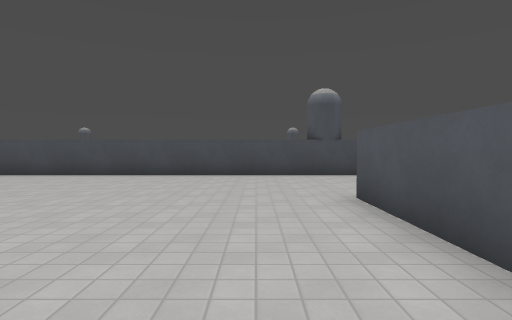
[1] (above)

22 first-person views from a walk through a level from a Godot 3-D game. The camera is 1.3 m above the floor, tilts 2° down and sees 80° across. The floor is counted in squares, 1.8 m on a side. Each view is taken from the middle of a square. On the plan, view 1 faces up. The plan holds only what a view shows up to about 10 squares ahead; the rest is blank. The place goes on beyond the plan. Surface patterns are stand-ins for the level's own textures.

[2]
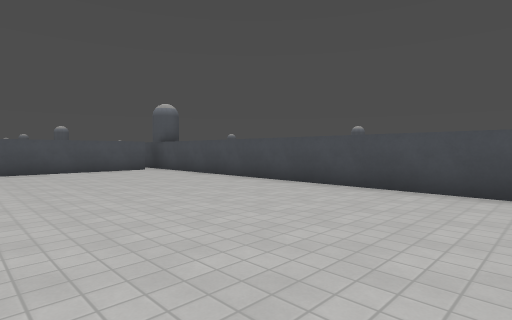

[3]
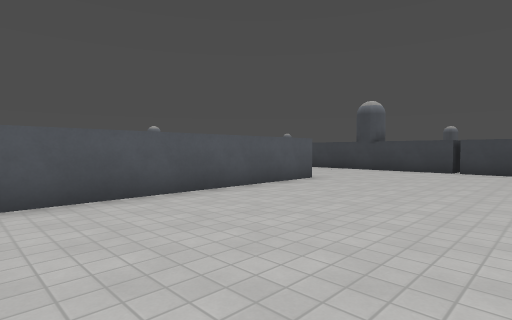

[4]
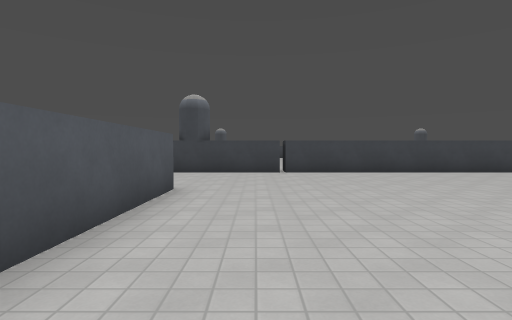

[5]
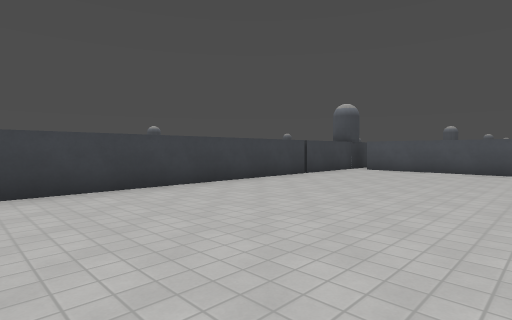

[6]
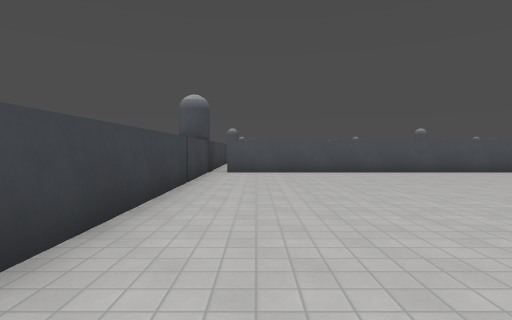

[7]
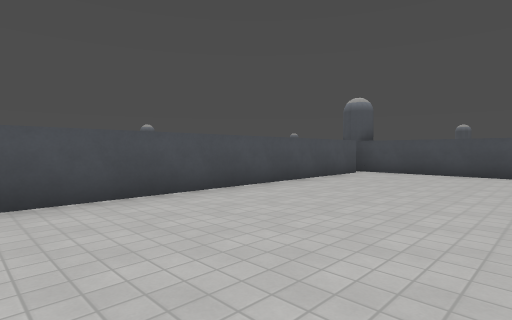

[8]
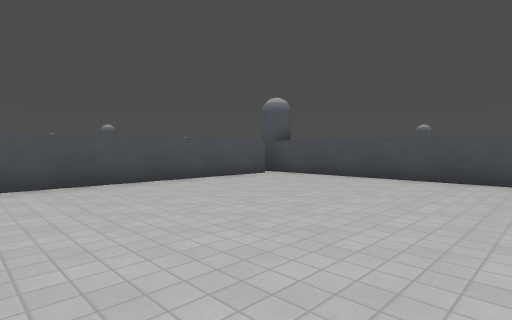

[9]
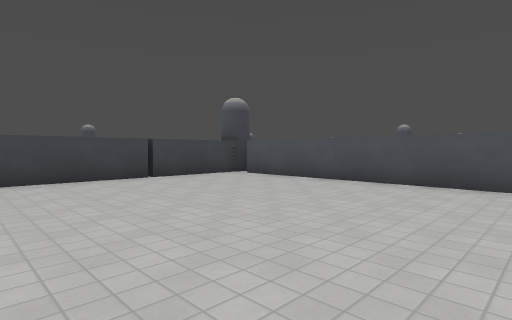

[10]
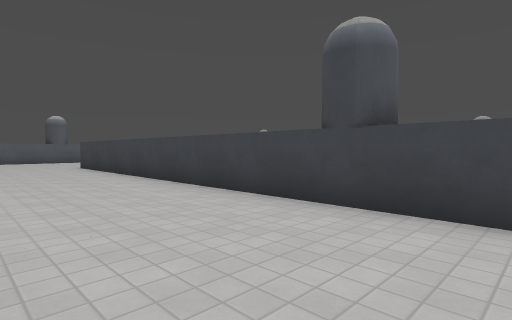

[11]
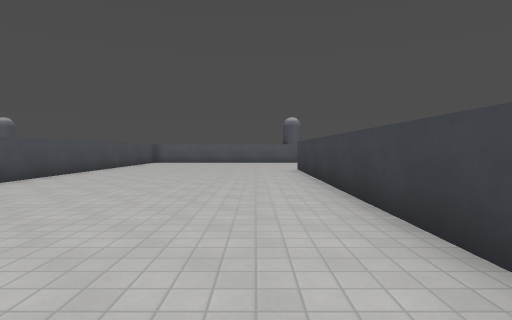

[12]
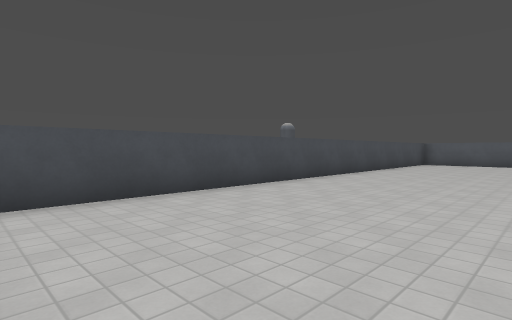

[13]
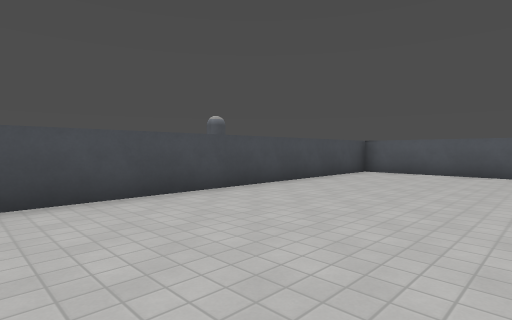

[14]
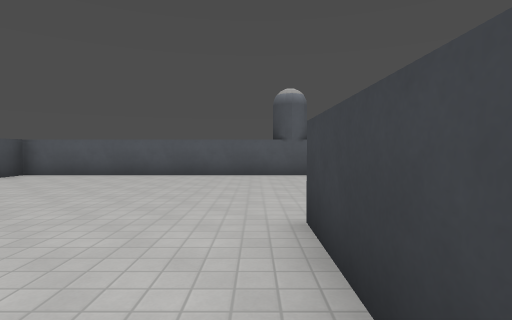

[15]
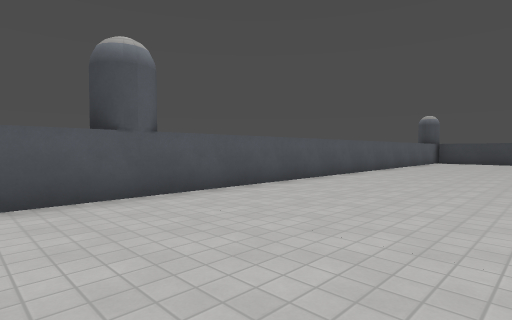

[16]
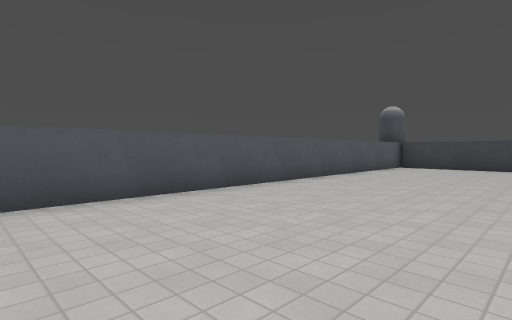

[17]
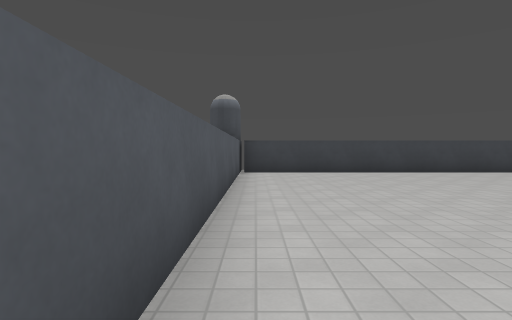

[18]
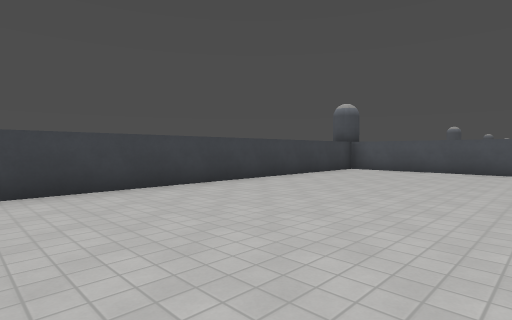

[19]
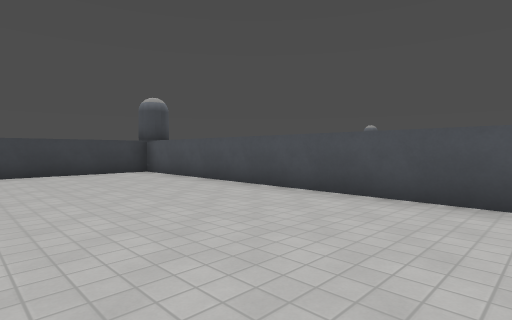

[20]
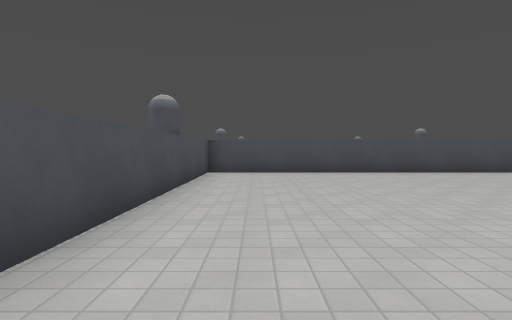

[21]
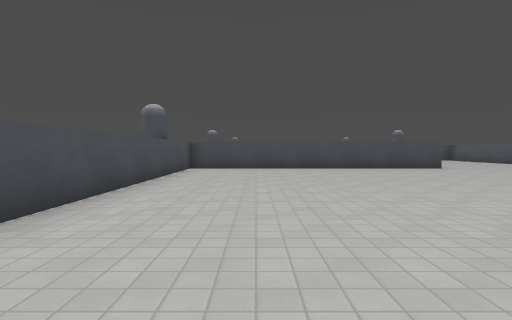

[22]
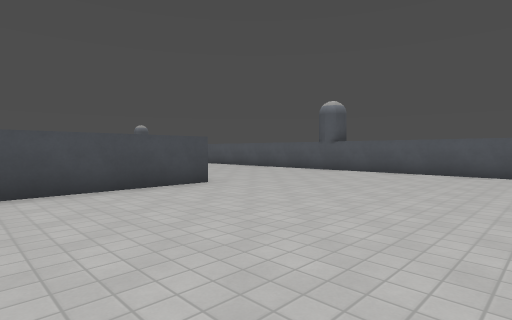

### Floor plan
Ten units are one square. View 1 is at (0, 0); x grows to the right and y downward. Boxes are objects, and circles mark ways between rooms. Rooms are numbered by the first view taken in them; rooms with no view inside come last. Other rooms are left out.
<svg viewBox="-145 -90 335 320">
<path fill="none" stroke="#000" d="M15 26 15 -46M4 -85 -138 -85M-135 -80 -135 60M-140 65 5 65M130 75 35 75 35 225 184 225M5 65 130 65M185 221 185 -5 34 -5"/>
<circle cx="10" cy="45" r="3" fill="#2a7"/>
<text x="-60" y="-10">1</text>
<text x="110" y="110">2</text>
</svg>
Room 1 opens to room 2.

Where each view was taken, in squares from view 1:
view 1: 0 up, 0 right, facing up
view 2: 3 up, 3 left, facing up-left
view 3: 4 up, 3 left, facing down-right
view 4: 3 up, 0 right, facing down
view 5: 1 down, 3 left, facing down-left
view 6: 5 down, 4 left, facing left
view 7: 1 down, 9 left, facing up-left
view 8: 1 up, 7 left, facing up-left
view 9: 1 up, 7 left, facing down-left
view 10: 3 down, 0 right, facing down-right
view 11: 5 down, 2 right, facing right
view 12: 4 down, 3 right, facing up-right
view 13: 4 down, 9 right, facing up-right
view 14: 6 down, 10 right, facing right
view 15: 5 down, 14 right, facing down-right
view 16: 10 down, 14 right, facing down-right
view 17: 13 down, 18 right, facing down
view 18: 17 down, 14 right, facing down-left
view 19: 13 down, 8 right, facing down-left
view 20: 17 down, 5 right, facing up
view 21: 19 down, 6 right, facing up
view 22: 13 down, 9 right, facing up-right
